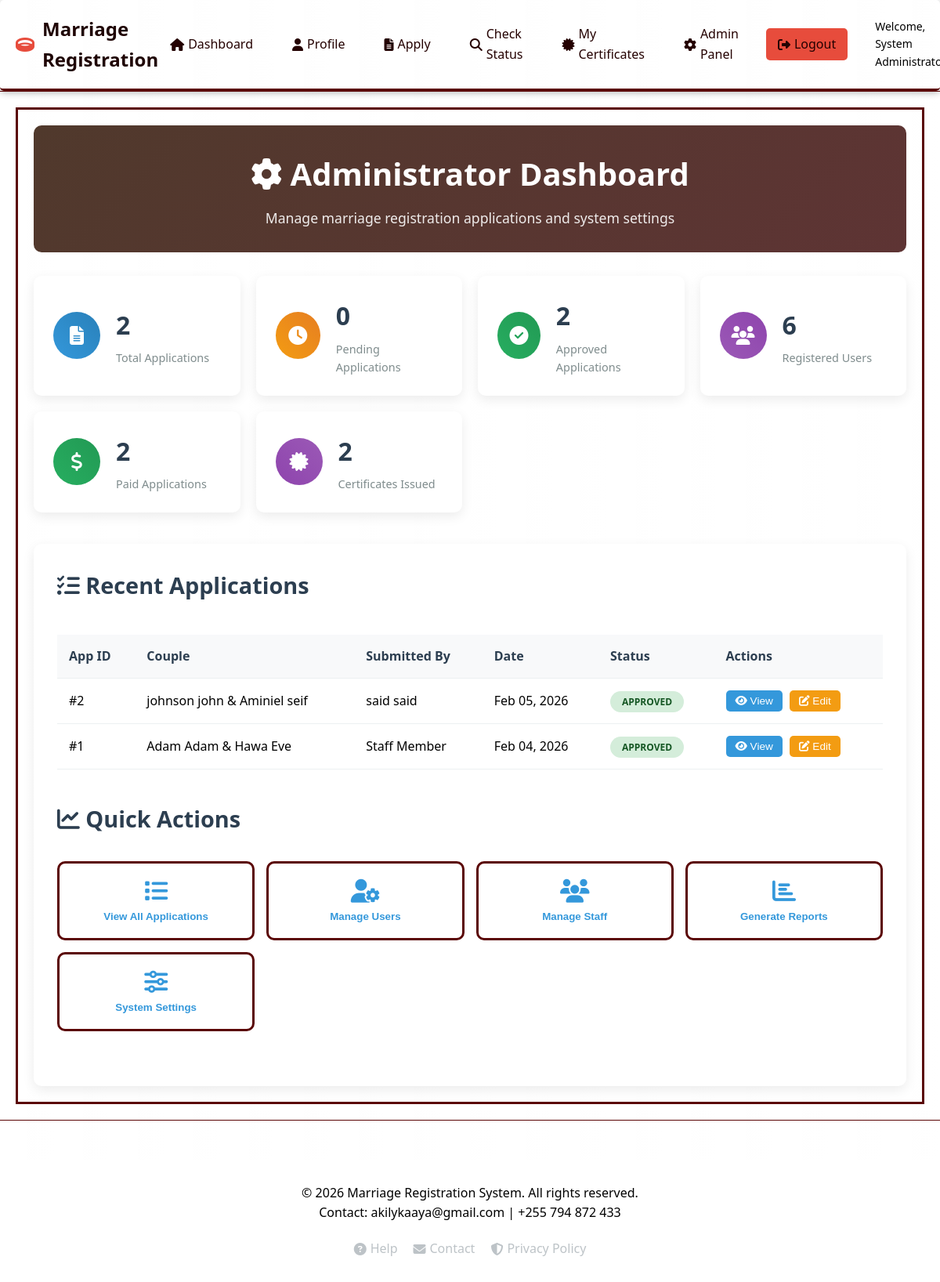
Page /admin/dashboard.php (signed in) on the committed database.
### tables this page shows
CREATE TABLE `marriage_applications` (
  `id` int(11) NOT NULL,
  `application_number` varchar(50) DEFAULT NULL,
  `user_id` int(11) DEFAULT NULL,
  `groom_name` varchar(100) NOT NULL,
  `groom_dob` date DEFAULT NULL,
  `groom_id_type` varchar(50) DEFAULT NULL,
  `groom_id_number` varchar(50) DEFAULT NULL,
  `groom_address` text DEFAULT NULL,
  `groom_phone` varchar(20) DEFAULT NULL,
  `groom_email` varchar(100) DEFAULT NULL,
  `bride_name` varchar(100) NOT NULL,
  `bride_dob` date DEFAULT NULL,
  `bride_id_type` varchar(50) DEFAULT NULL,
  `bride_id_number` varchar(50) DEFAULT NULL,
  `bride_address` text DEFAULT NULL,
  `bride_phone` varchar(20) DEFAULT NULL,
  `bride_email` varchar(100) DEFAULT NULL,
  `marriage_date` date NOT NULL,
  `marriage_location` varchar(200) DEFAULT NULL,
  `marriage_type` enum('civil','religious','traditional') DEFAULT 'civil',
  `has_children` tinyint(1) DEFAULT 0,
  `number_of_children` int(11) DEFAULT 0,
  `current_status` enum('draft','submitted','pending','under_review','approved','rejected') DEFAULT 'draft',
  `payment_status` enum('pending','paid','waived') DEFAULT 'pending',
  `certificate_generated` tinyint(1) DEFAULT 0,
  `certificate_path` varchar(255) DEFAULT NULL,
  `certificate_number` varchar(50) DEFAULT NULL,
  `certificate_fee` decimal(10,2) DEFAULT 5000.00,
  `payment_method` varchar(50) DEFAULT NULL,
  `payment_date` date DEFAULT NULL,
  `admin_notes` text DEFAULT NULL,
  `status_notes` text DEFAULT NULL,
  `registration_date` date DEFAULT NULL,
  `review_date` date DEFAULT NULL,
  `approval_date` date DEFAULT NULL,
  `id_proof_path` varchar(255) DEFAULT NULL,
  `marriage_proof_path` varchar(255) DEFAULT NULL,
  `affidavit_path` varchar(255) DEFAULT NULL,
  `photos_path` varchar(255) DEFAULT NULL,
  `created_at` timestamp NOT NULL DEFAULT current_timestamp(),
  `updated_at` timestamp NOT NULL DEFAULT current_timestamp() ON UPDATE current_timestamp()
);

CREATE TABLE `users` (
  `id` int(11) NOT NULL,
  `username` varchar(50) NOT NULL,
  `email` varchar(100) NOT NULL,
  `password_hash` varchar(255) NOT NULL,
  `full_name` varchar(100) NOT NULL,
  `phone` varchar(20) DEFAULT NULL,
  `address` text DEFAULT NULL,
  `date_of_birth` date DEFAULT NULL,
  `id_type` varchar(50) DEFAULT NULL,
  `id_number` varchar(50) DEFAULT NULL,
  `role` enum('user','admin','staff') DEFAULT 'user',
  `is_active` tinyint(1) DEFAULT 1,
  `last_login` timestamp NULL DEFAULT NULL,
  `created_at` timestamp NOT NULL DEFAULT current_timestamp(),
  `updated_at` timestamp NOT NULL DEFAULT current_timestamp() ON UPDATE current_timestamp()
);

### admin/dashboard.php (the view, shortened to what this page needs)
<?php
require_once '../includes/header.php';
$conn = getDBConnection();
$stats = [];
$result = $conn->query("SELECT COUNT(*) as total FROM marriage_applications");
$stats['total'] = $result->fetch_assoc()['total'];
$result = $conn->query("SELECT COUNT(*) as pending FROM marriage_applications WHERE current_status = 'pending'");
$stats['pending'] = $result->fetch_assoc()['pending'];
$result = $conn->query("SELECT COUNT(*) as approved FROM marriage_applications WHERE current_status = 'approved'");
$stats['approved'] = $result->fetch_assoc()['approved'];
$result = $conn->query("SELECT COUNT(*) as total_users FROM users");
$stats['total_users'] = $result->fetch_assoc()['total_users'];
$result = $conn->query("SELECT COUNT(*) as paid FROM marriage_applications WHERE payment_status = 'paid'");
$stats['paid'] = $result->fetch_assoc()['paid'];
$result = $conn->query("SELECT COUNT(*) as certificates FROM marriage_applications WHERE certificate_generated = 1");
$stats['certificates'] = $result->fetch_assoc()['certificates'];
$recent_apps = [];
$result = $conn->query("SELECT ma.*, u.full_name, u.email FROM marriage_applications ma JOIN users u ON ma.user_id = u.id ORDER BY ma.created_at DESC LIMIT 10");
while ($row = $result->fetch_assoc()) {
    $recent_apps[] = $row;
}
?>
<div class="admin-container">
    <div class="admin-header">
        <h1><i class="fas fa-cog"></i> Administrator Dashboard</h1>
        <p>Manage marriage registration applications and system settings</p>
    </div>
    <div class="admin-stats">
        <div class="stat-card">
            <div class="stat-icon stat-total">
                <i class="fas fa-file-alt"></i>
            </div>
            <div class="stat-content">
                <h3><?php echo $stats['total']; ?></h3>
                <p>Total Applications</p>
            </div>
        </div>
        <div class="stat-card">
            <div class="stat-icon stat-pending">
                <i class="fas fa-clock"></i>
            </div>
            <div class="stat-content">
                <h3><?php echo $stats['pending']; ?></h3>
                <p>Pending Applications</p>
            </div>
        </div>
        <div class="stat-card">
            <div class="stat-icon stat-approved">
                <i class="fas fa-check-circle"></i>
            </div>
            <div class="stat-content">
                <h3><?php echo $stats['approved']; ?></h3>
                <p>Approved Applications</p>
            </div>
        </div>
        <div class="stat-card">
            <div class="stat-icon stat-users">
                <i class="fas fa-users"></i>
            </div>
            <div class="stat-content">
                <h3><?php echo $stats['total_users']; ?></h3>
                <p>Registered Users</p>
            </div>
        </div>
        <div class="stat-card">
            <div class="stat-icon stat-paid">
                <i class="fas fa-dollar-sign"></i>
            </div>
            <div class="stat-content">
                <h3><?php echo $stats['paid']; ?></h3>
                <p>Paid Applications</p>
            </div>
        </div>
        <div class="stat-card">
            <div class="stat-icon stat-certificates">
                <i class="fas fa-certificate"></i>
            </div>
            <div class="stat-content">
                <h3><?php echo $stats['certificates']; ?></h3>
                <p>Certificates Issued</p>
            </div>
        </div>
    </div>
    <div class="admin-content">
        <div class="admin-section">
            <h2><i class="fas fa-tasks"></i> Recent Applications</h2>
            <div class="applications-table">
                <table>
                    <thead>
                        <tr>
                            <th>App ID</th>
                            <th>Couple</th>
                            <th>Submitted By</th>
                            <th>Date</th>
                            <th>Status</th>
                            <th>Actions</th>
                        </tr>
                    </thead>
                    <tbody>
                        <?php foreach ($recent_apps as $app): ?>
                            <tr>
                                <td>#<?php echo $app['id']; ?></td>
                                <td><?php echo $app['groom_name']; ?> & <?php echo $app['bride_name']; ?></td>
                                <td><?php echo $app['full_name']; ?></td>
                                <td><?php echo date('M d, Y', strtotime($app['created_at'])); ?></td>
                                <td>
                                    <span class="status-badge status-<?php echo $app['current_status']; ?>">
                                        <?php echo ucfirst(str_replace('_', ' ', $app['current_status'])); ?>
                                    </span>
                                </td>
                                <td>
                                    <button class="btn-small btn-view" onclick="location.href='view_application.php?id=<?php echo $app['id']; ?>'">
                                        <i class="fas fa-eye"></i> View
                                    </button>
                                    <button class="btn-small btn-edit" onclick="location.href='view_application.php?id=<?php echo $app['id']; ?>'">
                                        <i class="fas fa-edit"></i> Edit
                                    </button>
                                </td>
                            </tr>
                        <?php endforeach; ?>
                    </tbody>
                </table>
            </div>
        </div>
        <div class="admin-section">
            <h2><i class="fas fa-chart-line"></i> Quick Actions</h2>
            <div class="quick-actions">
                <button class="action-btn" onclick="location.href='applications.php'">
                    <i class="fas fa-list"></i>
                    <span>View All Applications</span>
                </button>
                <button class="action-btn" onclick="location.href='users.php'">
                    <i class="fas fa-user-cog"></i>
                    <span>Manage Users</span>
                </button>
                <button class="action-btn" onclick="location.href='staff.php'">
                    <i class="fas fa-users"></i>
                    <span>Manage Staff</span>
                </button>
                <button class="action-btn" onclick="location.href='reports.php'">
                    <i class="fas fa-chart-bar"></i>
                    <span>Generate Reports</span>
                </button>
                <button class="action-btn" onclick="location.href='settings.php'">
                    <i class="fas fa-sliders-h"></i>
                    <span>System Settings</span>
                </button>
            </div>
        </div>
    </div>
</div>
<?php require_once '../includes/footer.php'; ?>

### css/style.css (style rules this page uses)
.admin-container { max-width: 1200px; margin: 0 auto; padding: 20px; border: 3px solid #5a0404; }
.admin-header { background: linear-gradient(135deg, #50392c 0%, #5e3434 100%); color: white; padding: 30px; border-radius: 10px; margin-bottom: 30px; text-align: center; }
.admin-header h1 { font-size: 2.5rem; margin-bottom: 10px; }
.admin-header p { font-size: 1.1rem; opacity: 0.9; }
.admin-stats { display: grid; grid-template-columns: repeat(auto-fit, minmax(250px, 1fr)); gap: 20px; margin-bottom: 40px; }
.stat-card { background: white; border-radius: 10px; padding: 25px; box-shadow: 0 5px 15px rgba(0,0,0,0.08); display: flex; align-items: center; gap: 20px; transition: transform 0.3s; }
.stat-icon { width: 60px; height: 60px; border-radius: 50%; display: flex; align-items: center; justify-content: center; font-size: 24px; color: white; }
.stat-icon.stat-total { background: linear-gradient(45deg, #3498db, #2980b9); }
.stat-icon.stat-pending { background: linear-gradient(45deg, #f39c12, #e67e22); }
.stat-icon.stat-approved { background: linear-gradient(45deg, #27ae60, #229954); }
.stat-icon.stat-users { background: linear-gradient(45deg, #9b59b6, #8e44ad); }
.stat-icon.stat-paid { background: linear-gradient(45deg, #27ae60, #229954); }
.stat-icon.stat-certificates { background: linear-gradient(45deg, #8e44ad, #9b59b6); }
.stat-content h3 { font-size: 2rem; margin-bottom: 5px; color: #2c3e50; }
.stat-content p { color: #7f8c8d; font-size: 0.9rem; }
.admin-content { background: white; border-radius: 10px; padding: 30px; box-shadow: 0 5px 15px rgba(0,0,0,0.08); }
.admin-section { margin-bottom: 40px; }
.admin-section h2 { color: #2c3e50; margin-bottom: 20px; font-size: 1.8rem; }
.applications-table { overflow-x: auto; }
.applications-table table { width: 100%; border-collapse: collapse; margin-top: 20px; }
.applications-table th, .applications-table td { padding: 15px; text-align: left; border-bottom: 1px solid #ecf0f1; }
.applications-table th { background: #f8f9fa; font-weight: 600; color: #2c3e50; }
.status-badge { padding: 5px 12px; border-radius: 20px; font-size: 0.85rem; font-weight: 600; text-transform: uppercase; }
.status-approved { background: #d4edda; color: #155724; }
.btn-small { padding: 6px 12px; font-size: 0.85rem; border: none; border-radius: 5px; cursor: pointer; margin-right: 5px; transition: all 0.3s; }
.btn-view { background: #3498db; color: white; }
.btn-edit { background: #f39c12; color: white; }
.quick-actions { display: grid; grid-template-columns: repeat(auto-fit, minmax(200px, 1fr)); gap: 15px; }
.action-btn { background: linear-gradient(135deg, #db7134, #35121d); color: white; border: none; padding: 20px; border: 3px solid #5a0404; border-radius: 10px; cursor: pointer; text-align: left; transition: all 0.3s; display: flex; align-items: center; gap: 15px; }
.action-btn i { font-size: 24px; }
.action-btn span { font-weight: 600; }
* { margin: 0; padding: 0; box-sizing: border-box; }
body { font-family: 'Segoe UI', sans-serif; line-height: 1.6; color: rgb(0, 0, 0); background: linear-gradient(90deg, #ffffff23 0%, #ffffff34 100%); min-height: 100vh; }
.quick-actions { margin: 30px 0; }
.action-btn { background: white; border: 2px solid #db3434; color: #3498db; padding: 20px; border: 3px solid #5a0404; border-radius: 10px; text-decoration: none; text-align: center; transition: all 0.3s; display: flex; flex-direction: column; align-items: center; gap: 10px; }
.action-btn i { font-size: 30px; }
.status-badge { padding: 5px 15px; border-radius: 20px; font-size: 12px; font-weight: bold; text-transform: uppercase; }

### rows in the picture
marriage_applications: id "2", user "6", groom_name "johnson john", bride_name "Aminiel seif", user.full_name "said said", created_at "Feb 05, 2026", current_status "APPROVED"
marriage_applications: id "1", groom_name "Adam Adam", bride_name "Hawa Eve", user.full_name "Staff Member", created_at "Feb 04, 2026", current_status "APPROVED"

### other values in the picture
$_SESSION['full_name'] "System…"
$stats['pending'] "0"
